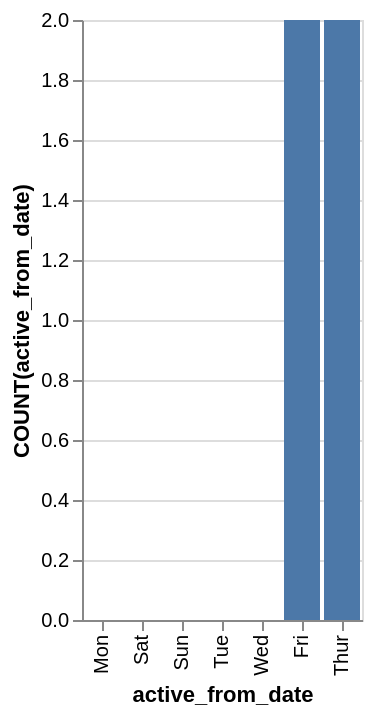

Write a Vega-Lite specification for this figure.
### Vega-Lite specification from a JSON file in a GitHub repository (floating-point values rounded to 4 significant figures)
{"data": {"values": [{"x_data": "Mon", "y_data": 0}, {"x_data": "Sat", "y_data": 0}, {"x_data": "Sun", "y_data": 0}, {"x_data": "Tue", "y_data": 0}, {"x_data": "Wed", "y_data": 0}, {"x_data": "Fri", "y_data": 2}, {"x_data": "Thur", "y_data": 2}]}, "mark": "bar", "encoding": {"x": {"field": "x_data", "type": "nominal", "title": "active_from_date", "sort": {"op": "sum", "field": "y_data", "order": "ascending"}}, "y": {"field": "y_data", "type": "quantitative", "title": "COUNT(active_from_date)"}}}
